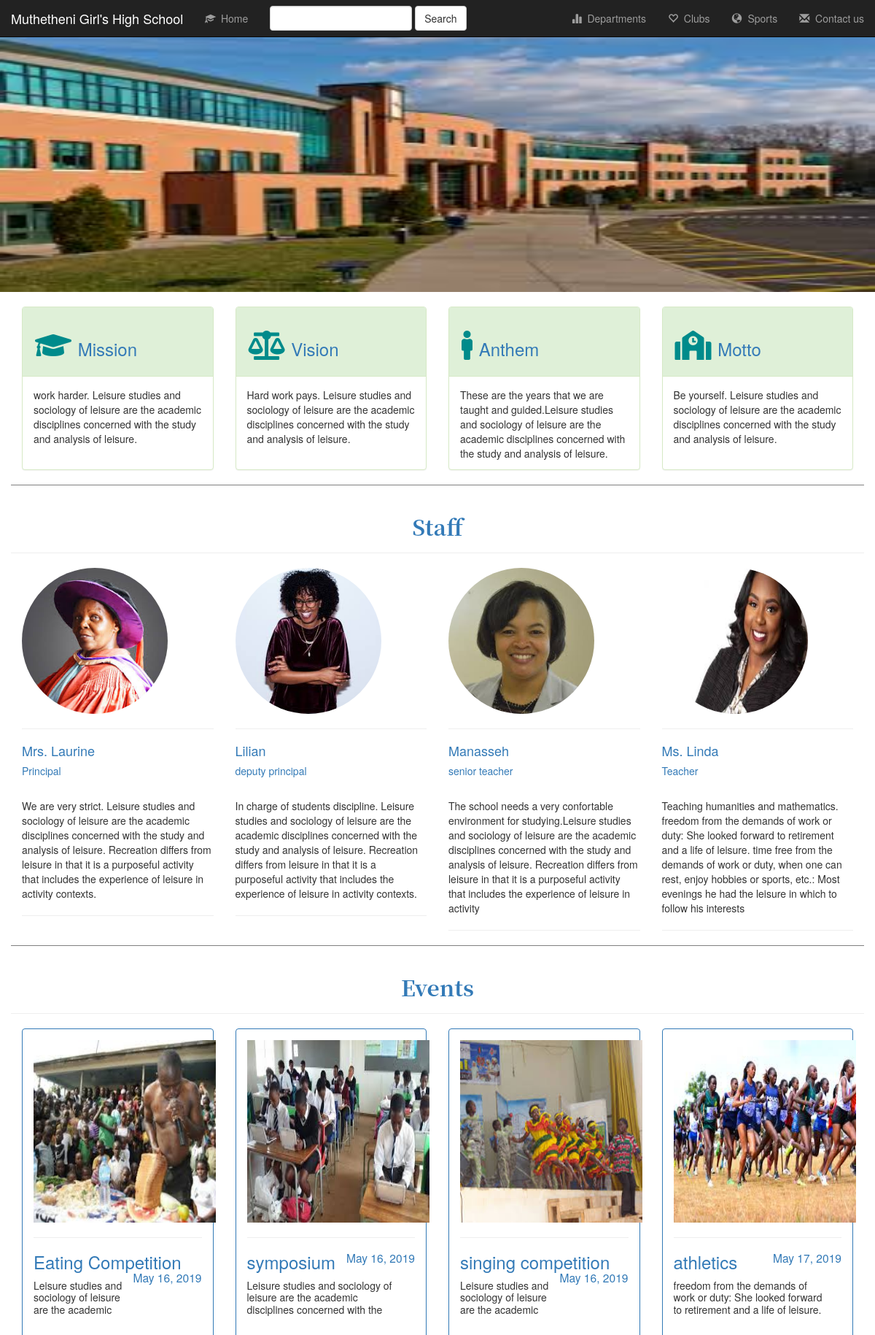
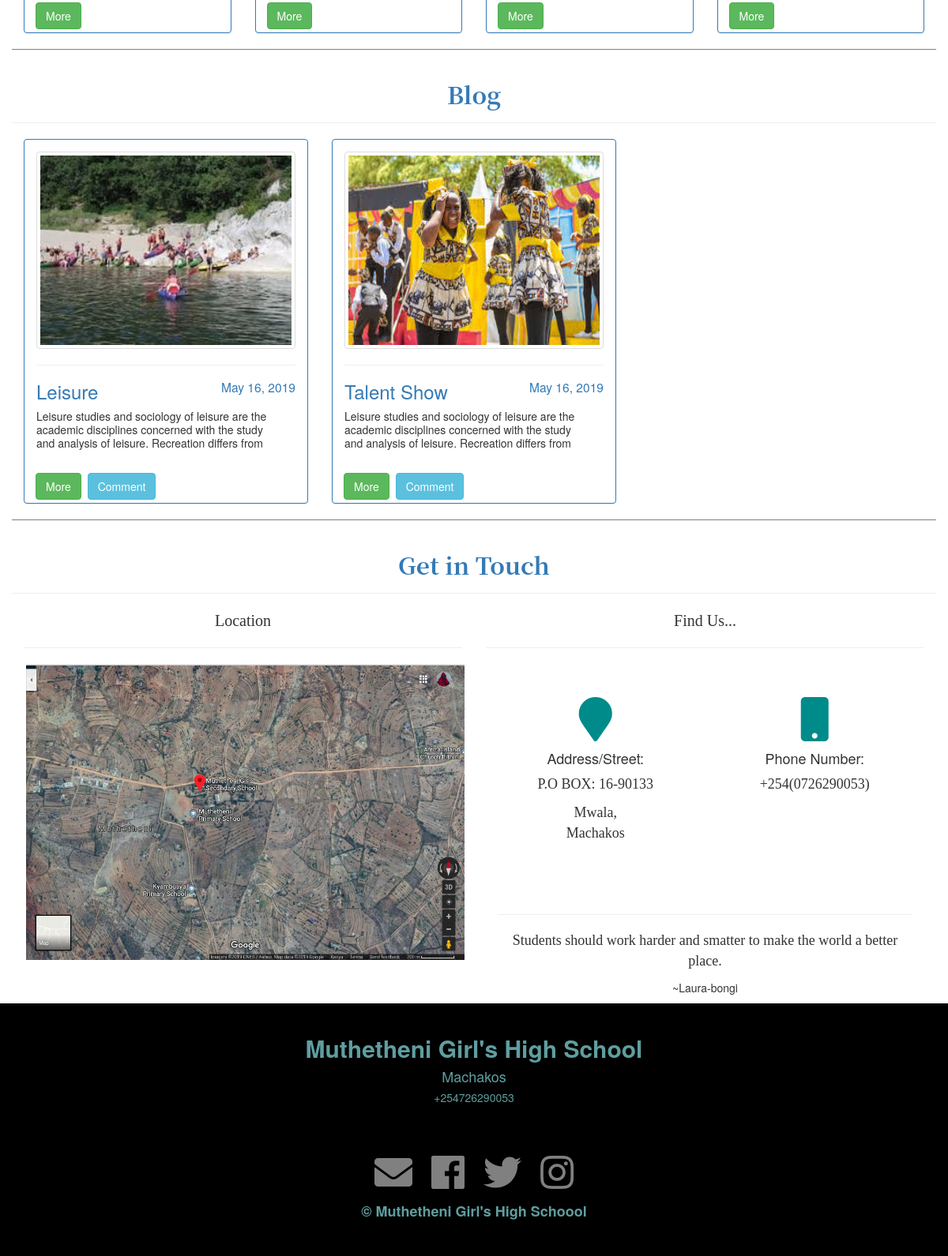
The page / on the database its author committed (2 pictures, top to bottom).
### schapp/models.py (models this page shows, shortened)
class Mission(models.Model):
    title = models.CharField(max_length=20)
    desc = models.TextField()

class Vision(models.Model):
    title = models.CharField(max_length=30)
    desc = models.TextField()

class Anthem(models.Model):
    title = models.CharField(max_length=30)
    desc = models.TextField()

class Motto(models.Model):
    title = models.CharField(max_length=30)
    desc = models.TextField()

class Staff(models.Model):
    name = models.CharField(max_length=30)
    position = models.CharField(max_length=20)
    staff_img = models.FileField()
    staff_desc = models.TextField()

class Event(models.Model):
    title = models.CharField(max_length=30)
    desc = models.TextField()
    date = models.DateField()
    image = models.FileField()

class Post(models.Model):
    title = models.CharField(max_length=30)
    date = models.DateField(auto_now_add=True)
    cover_image = models.FileField()
    content = models.TextField()

### schapp/views.py (the view)
# urls.py: path('', views.index, name='index'),
def index(request):
    staffs = Staff.objects.all()
    events = Event.objects.all()
    clubs = Club.objects.all()
    missions = Mission.objects.all()
    visions = Vision.objects.all()
    anthems = Anthem.objects.all()
    mottos = Motto.objects.all()
    posts = Post.objects.all()
    context = {'staffs': staffs, 'events': events, 'clubs': clubs, 'missions': missions, 'visions': visions, 'anthems': anthems, 'mottos': mottos, 'posts': posts}
    return render(request, 'schapp/index.html', context)

### schapp/templates/schapp/index.html (shortened to what this page needs)
{% extends 'schapp/base.html' %}
{% load static %}
{% block content %}
<div class="container-fluid">
<div class="row">
    <div class="banner-img">
    <img src="{% static 'schapp/img/school_image.jpg' %}" alt="" style="width: 100%; padding-top: 30px; height: 50%;">
    </div>
</div>
<div class="container-fluid">
<div class="row" style="border-bottom: 1px solid grey;">
    <br>
{%  if missions %}
    {% for mission in missions %}
    <div class="col-md-3">
        <div class="panel panel-success" style="height: 28%;">
            <div class="panel-heading">
                <h3 class="text-primary"><i class="fa fa-graduation-cap"></i>
                    {{ mission.title }}
                </h3>
            </div>
            <div class="panel-body">
                <p>{{ mission.desc }}</p>
            </div>
        </div>
    </div>
    {% endfor %}
{% endif %}
{% if visions %}
{% for vision in visions %}
    <div class="col-md-3">
        <div class="panel panel-success" style="height: 28%;">
            <div class="panel-heading">
                <h3 class="text-primary"><i class="fa fa-balance-scale"></i>
                    Vision
                </h3>
            </div>
            <div class="panel-body">
                <p>{{ vision.desc }}</p>
            </div>
        </div>
    </div>
{% endfor %}
{% endif %}
{% if anthems %}
{% for anthem in anthems %}
    <div class="col-md-3">
        <div class="panel panel-success" style="height: 28%;">
            <div class="panel-heading">
                <h3 class="text-primary"><i class="fa fa-male"></i>
                    Anthem
                </h3>
            </div>
            <div class="panel-body">
                <p>{{ anthem.desc }}</p>
            </div>
        </div>
    </div>
{% endfor %}
{% endif %}
{% if mottos %}
{% for motto in mottos %}
    <div class="col-md-3">
        <div class="panel panel-success" style="height: 28%;">
            <div class="panel-heading">
                <h3 class="text-primary"><i class="fa fa-school"></i>
                    Motto
                </h3>
            </div>
            <div class="panel-body">
                <p>{{ motto.desc }}</p>
            </div>
        </div>
    </div>
{% endfor %}
{% endif %}
</div>
    <div class="row"style="border-bottom: 1px solid grey;" >
        <div class="page-header">
            <h3 class="text-center text-primary text-head"><b>Staff</b></h3>
        </div>
        {% for staff in staffs %}
        <div class="col-md-3">
            <img src="{{ staff.staff_img.url }}" class="img img-responsive img img-circle" alt="" style="height: 200px; width: 200px;">
            <div class="staff-text">
                <hr>
                <h4 class="text-primary">{{ staff.name }}</h4>
                <h5 class="text-primary">{{ staff.position }}</h5>
                <br>
                <p>{{ staff.staff_desc }}</p>
                <hr>
            </div>
        </div>
        {% endfor %}
    </div>
    <div class="row" style="border-bottom: 1px solid grey;">
        <div class="page-header">
            <h3 class="text-primary text-center text-head"><b>Events</b></h3>
        </div>
        {% if events %}
            {% for event in events %}
        <div class="col-md-3">
        <div class="panel panel-primary">
            <div class="panel-body">
                <img src="{{ event.image.url }}" alt="" class="" style="height: 250px; width: 250px;">
                <hr>
                <h3 class="text-primary">{{ event.title }} <small class="text-primary" style="float: right;"> {{ event.date }}</small></h3>
                <p style="line-height: 1.2em; height: 3.6em; overflow: hidden; text-overflow: ellipsis; max-width: 90%">{{ event.desc }}</p>
            </div>
            <div style="padding-left: 10px;">
                <button type="button" class="btn btn-success"  style="margin: 4px;" data-toggle="modal" data-target="#Modal-{{ event.id }}">More</button>
            </div>
        </div>
        </div>
            {% endfor %}
        {% endif %}
    </div>
    <div class="row" style="border-bottom: 1px solid grey;">
        <div class="page-header">
            <h3 class="text-center text-primary text-head"><b>Blog</b></h3>
        </div>
        {% if posts %}
            {% for post in posts %}
        <div class="col-md-4">
        <div class="panel panel-primary">
            <div class="panel-body">
                <img src="{{ post.cover_image.url }}" alt="" class="img img-thumbnail" style="height: 250px; width: 328px;">
                <hr>
                <h3 class="text-primary">{{ post.title }} <small class="text-primary" style="float: right;">{{ post.date }}</small></h3>
                <p style="line-height: 1.2em; height: 3.6em; overflow: hidden; text-overflow: ellipsis; max-width: 90%;">{{ post.content }}</p>
            </div>
            <div style="padding-left: 10px;">
                <button type="button" class="btn btn-success" style="margin: 4px;" data-toggle="modal" data-target="#blogmodal-{{ post.id }}">More</button>
                <a href="{% url 'schapp:comment' post.id %}" class="btn btn-info">Comment</a>
            </div>
        </div>
        </div>
            {% endfor %}
        {% endif %}
    </div>
    <div class="row">
        <div class="page-header">
            <h3 class="text-center text-primary text-head"><b>Get in Touch</b></h3>
        </div>
        <div class="col-md-6 wow fadeInUp" data-wow-duration="1000ms" data-wow-delay="300ms">
                <p class="lead1">Location</p>
            <hr>
            <img src="{% static 'schapp/img/muthetheni.png' %}" class="img img-responsive" style="margin: 3px;">
            </div>
            <div class="col-md-6 wow fadeInUp" data-wow-duration="1000ms" data-wow-delay="300ms">
                <p class="lead1">Find Us...</p>
                <hr>
                <div class="col-md-6 text-center">
                    <br>
                    <br>
                    <i class="fa fa-map-marker fa-4x"></i>
                    <h4>Address/Street:</h4>
                    <p id="acts">P.O BOX: 16-90133</p>
                    <p id="acts">Mwala, <br> Machakos</p>
                </div>
                <div class="col-md-6 text-center">
                    <br>
                    <br>
                    <i class="fa fa-mobile fa-4x"></i>
                    <h4>Phone Number:</h4>
                    <p id="acts">+254(0726290053)</p>
                </div>
                <div class="col-md-12">
                    <br>
                    <br>
                    <br>
                    <hr>
                    <p class="text-center" id="acts">
                        Students should work harder and smatter to make the world a better place.
                    </p>
                    <p class="text-center" id="italic">~Laura-bongi</p>
                </div>
            </div>
        </div>
    </div>
</div>
    {% include 'schapp/footer.html' %}
{% endblock %}

### schapp/static/schapp/css/main.css (style rules this page uses)
.text-head { font-family: "Noto Serif CJK SC"; font-size: 30px; }
#acts { font-size: 18px; font-family: 'Times New Roman', Times, serif; }
.lead1 { text-align: center; font-size: 20px; font-family: 'Times New Roman', Times, serif; }
i { font-size: 40px; color: darkcyan; padding: 2px; border-radius: 50%; }

### rows shown on the page
Mission: title "Mission", desc "work harder. Leisure studies and sociology of leisure are the academic disciplines concerned with the study and analysis of leisure."
Vision: desc "Hard work pays. Leisure studies and sociology of leisure are the academic disciplines concerned with the study and analysis of leisure."
Anthem: desc "These are the years that we are taught and guided.Leisure studies and sociology of leisure are the academic disciplines concerned with the study and analysis of leisure."
Motto: desc "Be yourself. Leisure studies and sociology of leisure are the academic disciplines concerned with the study and analysis of leisure."
Staff: staff_img (picture), name "Mrs. Laurine", position "Principal", staff_desc "We are very strict. Leisure studies and sociology of leisure are the academic disciplines concerned with the study and analysis of leisure. Recreation differs from leisure in that it is a purposeful activity that includes the experience of leisure in activity contexts."
Staff: staff_img (picture), name "Lilian", position "deputy principal", staff_desc "In charge of students discipline. Leisure studies and sociology of leisure are the academic disciplines concerned with the study and analysis of leisure. Recreation differs from leisure in that it is a purposeful activity that includes the experience of leisure in activity contexts."
Staff: staff_img (picture), name "Manasseh", position "senior teacher", staff_desc "The school needs a very confortable environment for studying.Leisure studies and sociology of leisure are the academic disciplines concerned with the study and analysis of leisure. Recreation differs from leisure in that it is a purposeful activity that includes the experience of leisure in activity"
Staff: staff_img (picture), name "Ms. Linda", position "Teacher", staff_desc "Teaching humanities and mathematics. freedom from the demands of work or duty: She looked forward to retirement and a life of leisure. time free from the demands of work or duty, when one can rest, enjoy hobbies or sports, etc.: Most evenings he had the leisure in which to follow his interests"
Event: image (picture), title "Eating Competition", date "May 16, 2019", desc "Leisure studies and sociology of leisure are the academic…"
Event: image (picture), title "symposium", date "May 16, 2019", desc "Leisure studies and sociology of leisure are the academic disciplines concerned with the…"
Event: image (picture), title "singing competition", date "May 16, 2019", desc "Leisure studies and sociology of leisure are the academic…"
Event: image (picture), title "athletics", date "May 17, 2019", desc "freedom from the demands of work or duty: She looked forward to retirement and a life of leisure.…"
Post: cover_image (picture), title "Leisure", date "May 16, 2019", content "Leisure studies and sociology of leisure are the academic disciplines concerned with the study and analysis of leisure. Recreation differs from…"
Post: cover_image (picture), title "Talent Show", date "May 16, 2019", content "Leisure studies and sociology of leisure are the academic disciplines concerned with the study and analysis of leisure. Recreation differs from…"
